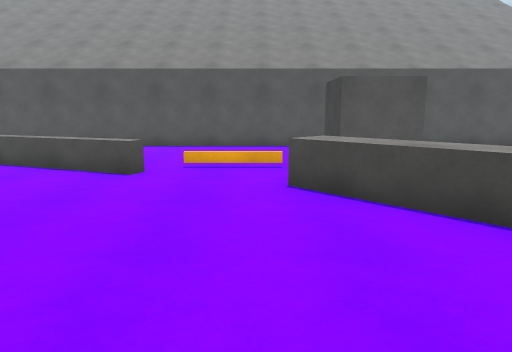
view 1 (above)

23 first-person views from a walk through a Unity game level. The camera is 1.3 m above the floor, tilts 10° down and sees 70° across. The floor is counted in squares, 1 m on a side. Each view is taken from the middle of a square. On the plan, view 1 faces up. The plan holds only what a view shows up to about 15 squares ahead; the rest is blank. The place goes on beyond the plan. The player character is not drawn.

view 2
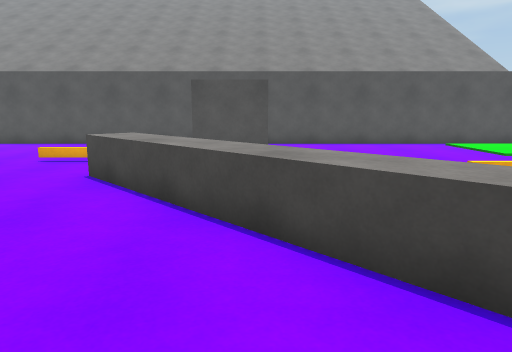

view 3
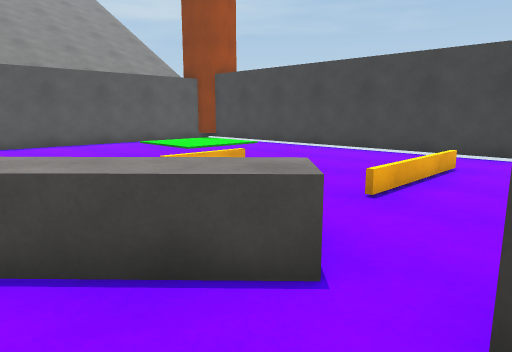

view 4
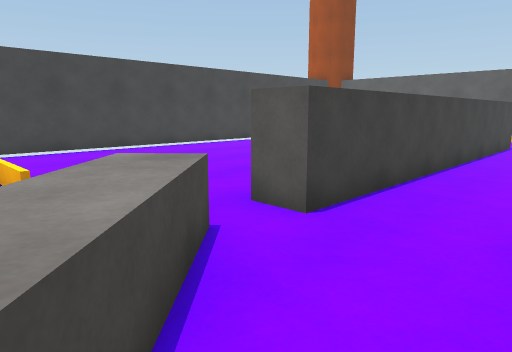

view 5
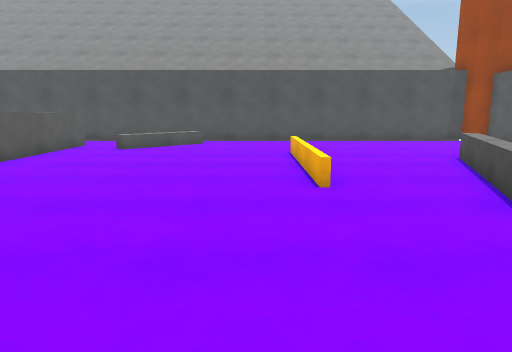

view 6
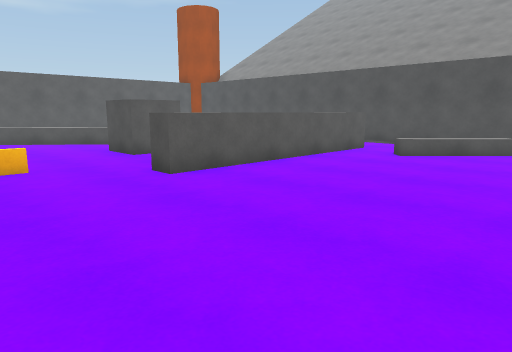

view 7
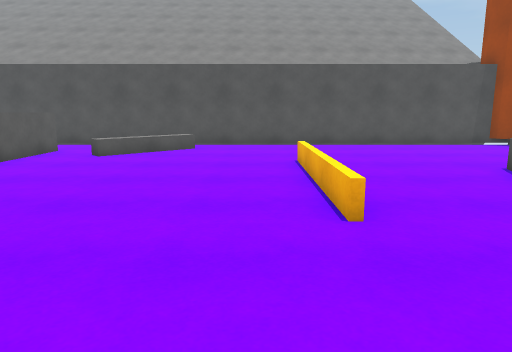

view 8
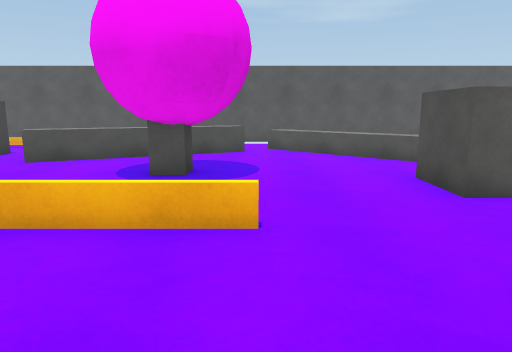

view 9
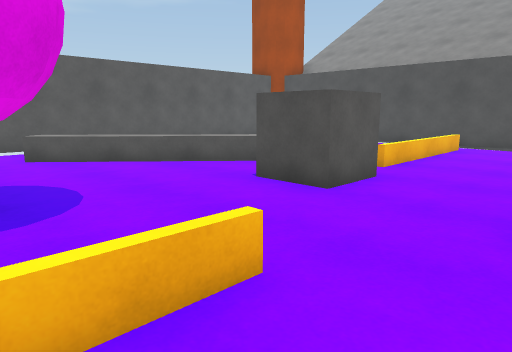

view 10
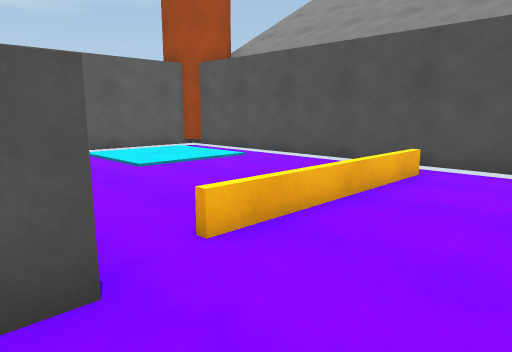

view 11
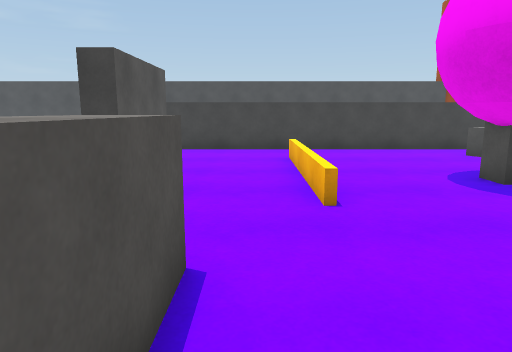

view 12
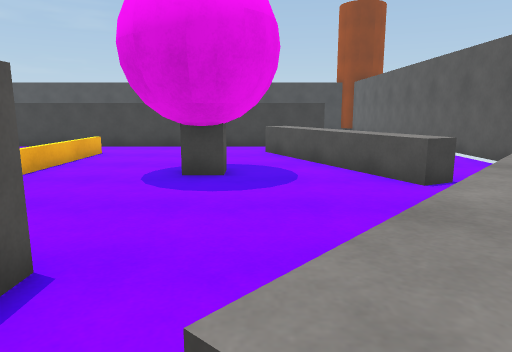

view 13
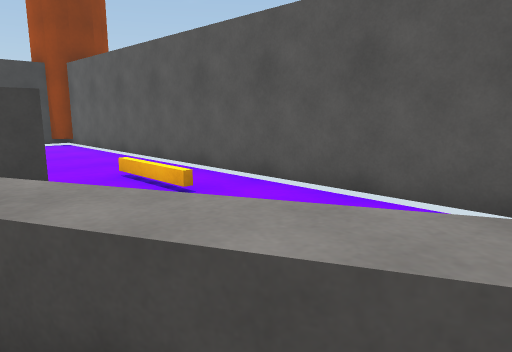

view 14
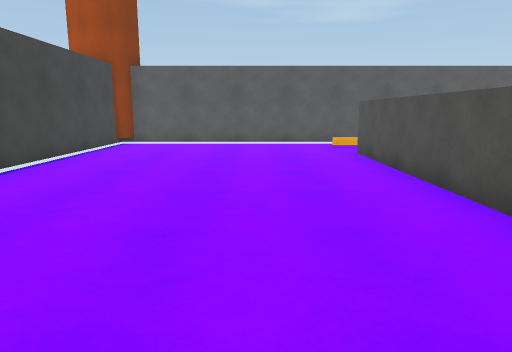

view 15
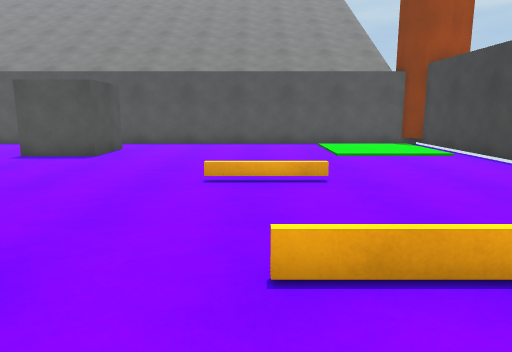

view 16
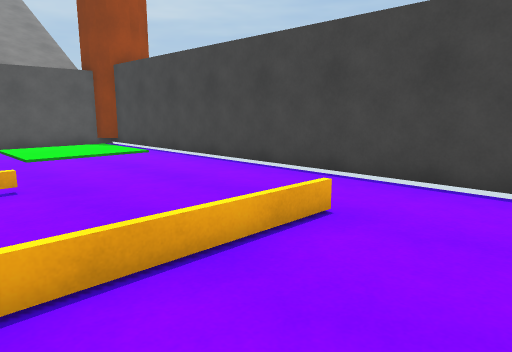

view 17
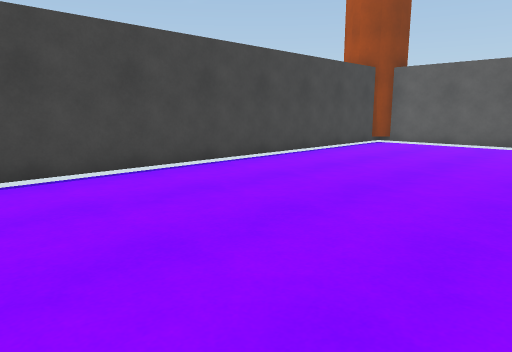

view 18
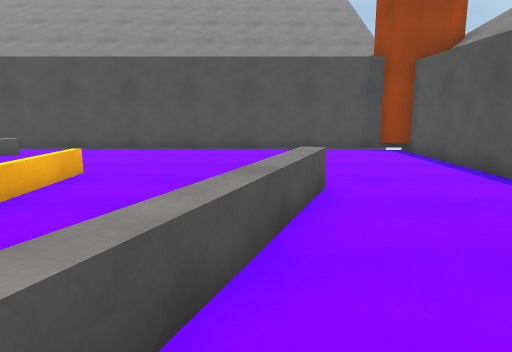

view 19
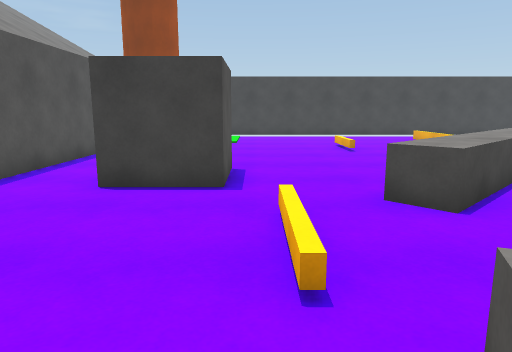

view 20
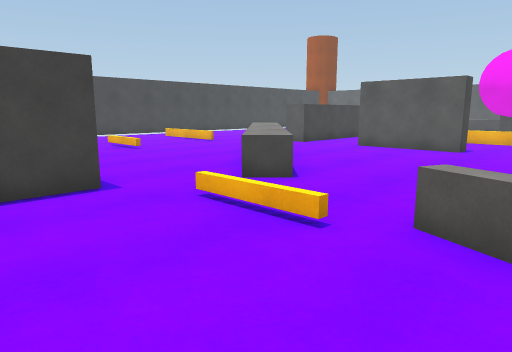

view 21
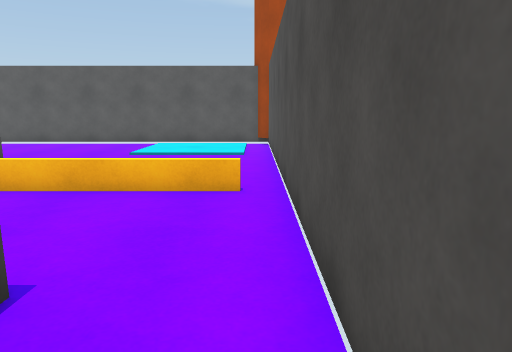

view 22
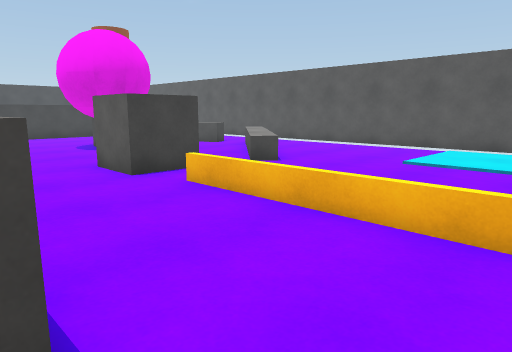

view 23
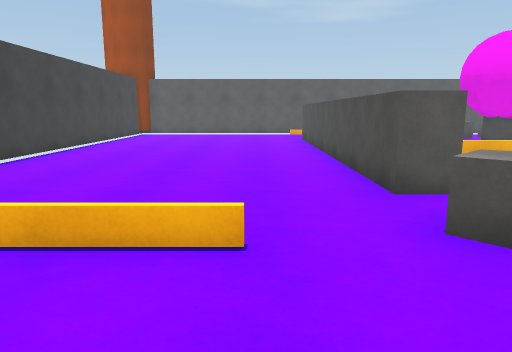

### Floor plan
Key: @ floor where view 1 was taken; # wall or solid block; . floor; / step, stairs or slope; = window, fence, low wall or low ledge; ^ raised ledge; C cube.
Columns run from 15 left of view 1 to 16 right of it. Each row starts with its distance up from view 1.
 14 ################################
 13 #..............................#
 12 #.................CC...........#
 11 #................C C...........#
 10 #......=^........CCC...........#
  9 #.......^==....................#
  8 #..........==..................#
  7 #...............^..............#
  6 #...............^^.............#
  5 #................^^............#
  4 #.................^^...........#
  3 #..................^^..........#
  2 #...................^^.........#
  1 #....................^=........#
  0 #  ............@...............#
 -1 #.  ...........####..##........#
 -2 #....................##........#
 -3 #..^^^^^^^^^.........##........#
 -4 #....................##........#
 -5 #............//////..##........#
 -6 #....................##........#
 -7 #.//////CCC..........##........#
 -8 #.    ..CCC...###....##........#
 -9 #.............###....##........#
-10 #.......^.....##...=.##........#
-11 #.......^^.......^^^.##........#
-12 #........^^....^^^. .##........#
-13 #.........^^^=^^.    ..........#
-14 #...........^=..    ...........#
-15 #..............................#
-16 ################################

Positions as (right, up) in squares from view 1, and headings:
1: (0, 0), facing up
2: (4, -1), facing up
3: (4, -1), facing up-right
4: (3, 3), facing down-right
5: (2, 4), facing left
6: (0, 4), facing down-left
7: (0, 4), facing left
8: (-2, -1), facing down
9: (0, -3), facing down-left
10: (-6, -4), facing down-left
11: (-7, -4), facing right
12: (-8, -10), facing right
13: (0, -11), facing down-right
14: (10, -1), facing down
15: (9, -1), facing up
16: (9, -1), facing up-right
17: (8, -1), facing down-right
18: (-2, 9), facing left
19: (-4, 9), facing right
20: (-4, 12), facing down-right
21: (-14, -1), facing down
22: (-14, -3), facing down-right
23: (9, 5), facing down
